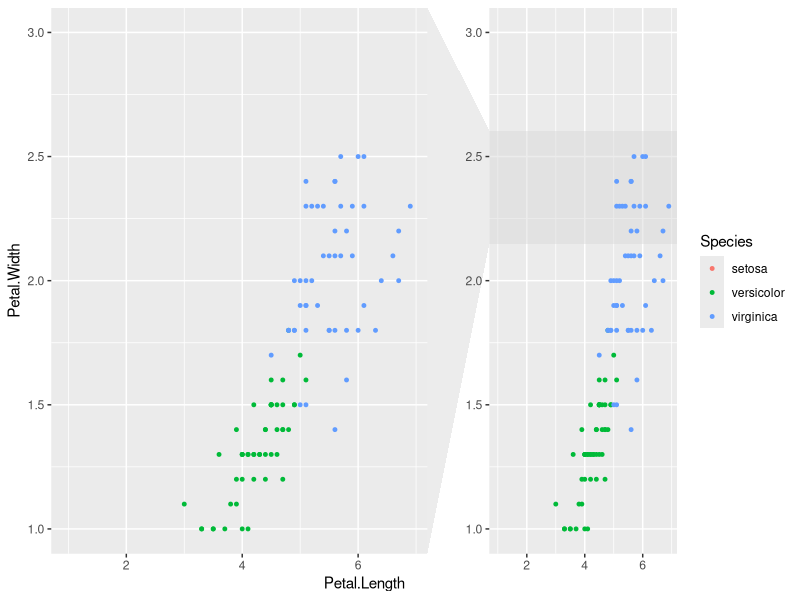
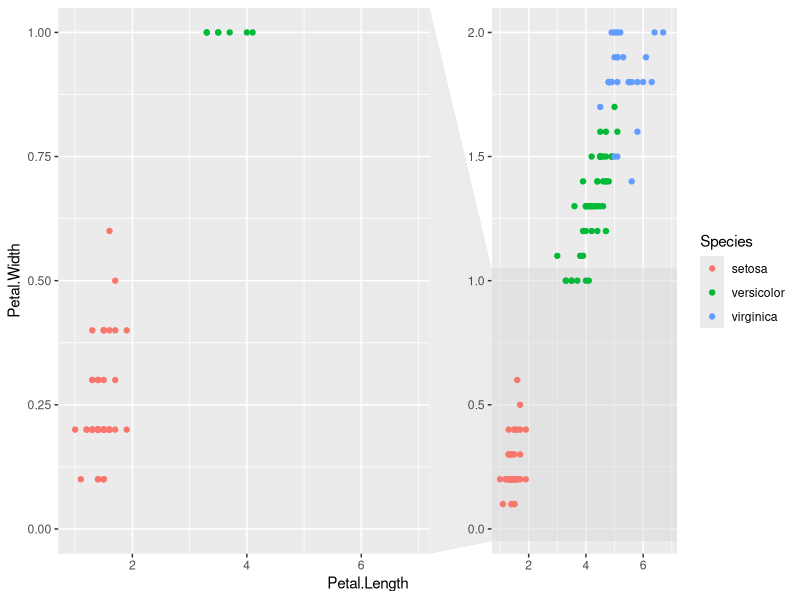
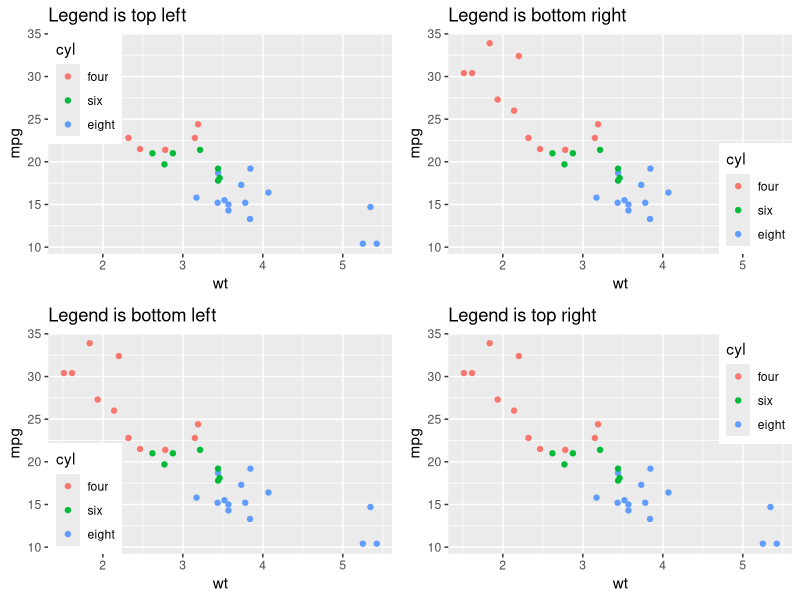

The R source for these figures, in order:
library(ggplot2)
library(ggforce)
ggplot(iris, aes(Petal.Length, Petal.Width, colour = Species)) +
  geom_point(size = 1) +
  coord_cartesian(ylim = c(1,3)) +
  facet_zoom(ylim = c(1.5,2), horizontal = F)

packageVersion("ggforce")

ggplot(iris, aes(Petal.Length, Petal.Width, colour = Species)) +
  geom_point() +
  scale_y_continuous(limits = c(0,2)) +
  facet_zoom(ylim = c(0,1), horizontal = F)


# legend position ---------------------------------------------------------

mtcars$cyl <- factor(mtcars$cyl, labels=c("four","six","eight"))
library(gridExtra)

a <- ggplot(mtcars, aes(x=wt, y=mpg, colour=cyl)) + geom_point(aes(colour=cyl)) + labs(title = "Legend is top left") + 
  theme(legend.justification = c(0, 1), legend.position = c(0, 1))

b <- ggplot(mtcars, aes(x=wt, y=mpg, colour=cyl)) + geom_point(aes(colour=cyl)) + labs(title = "Legend is bottom right") +
  theme(legend.justification = c(1, 0), legend.position = c(1, 0))

c <- ggplot(mtcars, aes(x=wt, y=mpg, colour=cyl)) + geom_point(aes(colour=cyl)) + labs(title = "Legend is bottom left") +
  theme(legend.justification = c(0, 0), legend.position = c(0, 0))

d <- ggplot(mtcars, aes(x=wt, y=mpg, colour=cyl)) + geom_point(aes(colour=cyl)) + labs(title = "Legend is top right") +
  theme(legend.justification = c(1, 1), legend.position = c(1, 1))

grid.arrange(a,b,c,d)
